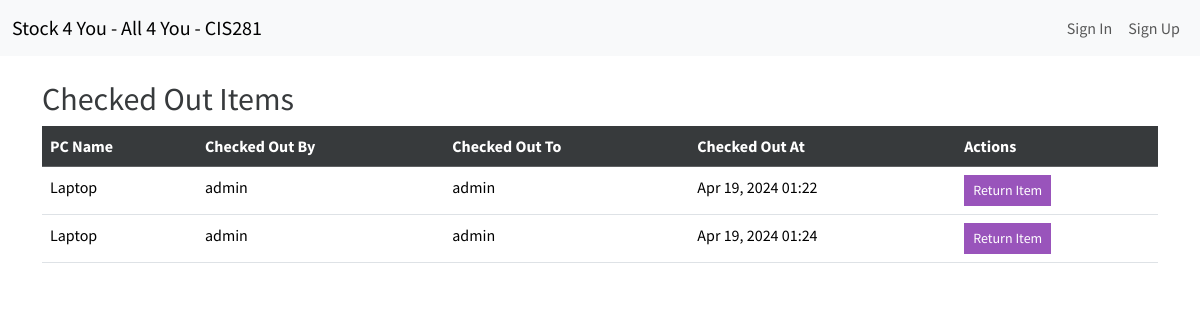
/items-out/, run on an earlier commit of the app's database.
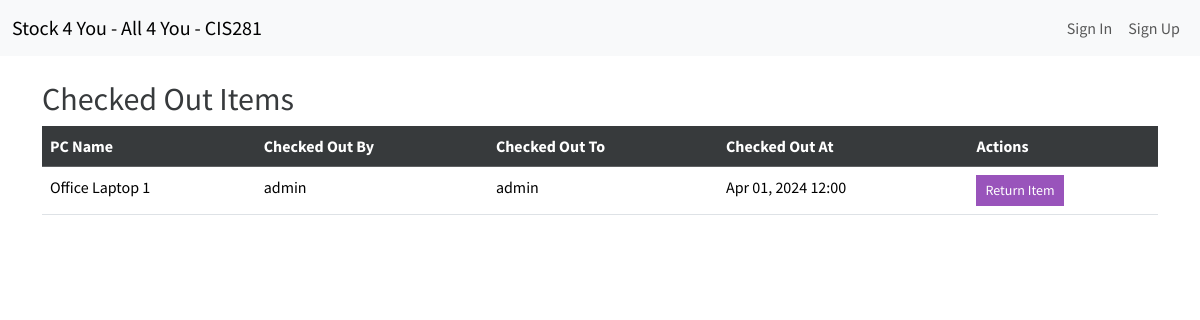
And on a later commit of the database.
### inventory/models.py (models this page shows, shortened)
class Checkout(models.Model):
    item = models.ForeignKey(InventoryItem, on_delete=models.CASCADE, related_name='checkouts')
    user = models.ForeignKey(User, on_delete=models.SET_NULL, null=True, related_name='checkouts')
    checked_out_at = models.DateTimeField(auto_now_add=True)
    checked_out_by = models.ForeignKey(User, on_delete=models.SET_NULL, null=True, related_name='checked_out_by_user')
    checked_out_to = models.ForeignKey(User, on_delete=models.SET_NULL, null=True, related_name='checked_out_to_user')

class InventoryItem(models.Model):
    pc_name = models.CharField(max_length=255)
    domain_user = models.CharField(max_length=200, blank=True, null=True)
    user = models.ForeignKey(User, on_delete=models.CASCADE)
    notes = models.TextField(blank=True, default='')
    department = models.ForeignKey(Location, on_delete=models.SET_NULL, null=True, blank=True)
    device_type = models.CharField(max_length=50, default='Laptop')
    costs = models.DecimalField(max_digits=8, decimal_places=2, default=0.00)
    new_computer = models.BooleanField(default=False)
    date_delivered = models.DateTimeField(blank=True, null=True, default=timezone.now)
    is_computer = models.BooleanField(default=False)  # True for computer, False for laptop
    has_dock = models.BooleanField(default=False)
    has_lcd = models.BooleanField(default=False)
    has_lcd2 = models.BooleanField(default=False)
    has_stand = models.BooleanField(default=False)
    has_keyboard = models.BooleanField(default=False)
    has_cd = models.BooleanField(default=False)
    serial_number = models.CharField(max_length=200)
    model_number = models.CharField(max_length=200)
    is_checked_out = models.BooleanField(default=False)
    last_checked_out_by = models.ForeignKey(User, related_name='last_checked_out_items', on_delete=models.SET_NULL, null=True, blank=True)
    last_checked_out_at = models.DateTimeField(null=True, blank=True)
    class Meta:
        permissions = [
            ("can_checkout_items", "Can check out items"),
        ]

### inventory/views.py (the view)
# urls.py: path('items-out/', list_checked_out_items, name='items_out_list'),  # List items that are checked out
def list_checked_out_items(request):
    checkouts = Checkout.objects.select_related('item', 'user').all()
    return render(request, 'inventory/itemsout.html', {'checkouts': checkouts})

### inventory/templates/inventory/itemsout.html
{% extends 'inventory/base.html' %}
{% load crispy_forms_tags %}
{% block content %}
<div class="container mt-4">
    <h2>Checked Out Items</h2>
    {% if checkouts.exists %}
    <table class="table table-hover">
        <thead class="table-dark">
            <tr>
                <th>PC Name</th>
                <th>Checked Out By</th>
                <th>Checked Out To</th>
                <th>Checked Out At</th>
                <th>Actions</th>
            </tr>
        </thead>
        <tbody>
            {% for checkout in checkouts %}
            <tr>
                <td>{{ checkout.item.pc_name }}</td>
                <td>{{ checkout.checked_out_by.username }}</td>
                <td>{{ checkout.checked_out_to.username }}</td>
                <td>{{ checkout.checked_out_at|date:"M d, Y H:i" }}</td>
                <td>
                    <a href="{% url 'return_item' checkout.item.id %}" class="btn btn-info btn-sm">Return Item</a>
                </td>
            </tr>
            {% endfor %}
        </tbody>
    </table>
    {% else %}
    <div class="alert alert-info">No items are currently checked out.</div>
    {% endif %}
</div>
{% endblock %}

What changed in the data, as far as the page shows it:
removed Checkout: item.pc_name "Laptop", checked_out_by.username "admin", checked_out_to.username "admin", checked_out_at "Apr 19, 2024 01:24"
changed Checkout "admin": item.pc_name "Laptop" → "Office Laptop 1"; checked_out_at "Apr 19, 2024 01:22" → "Apr 01, 2024 12:00"
